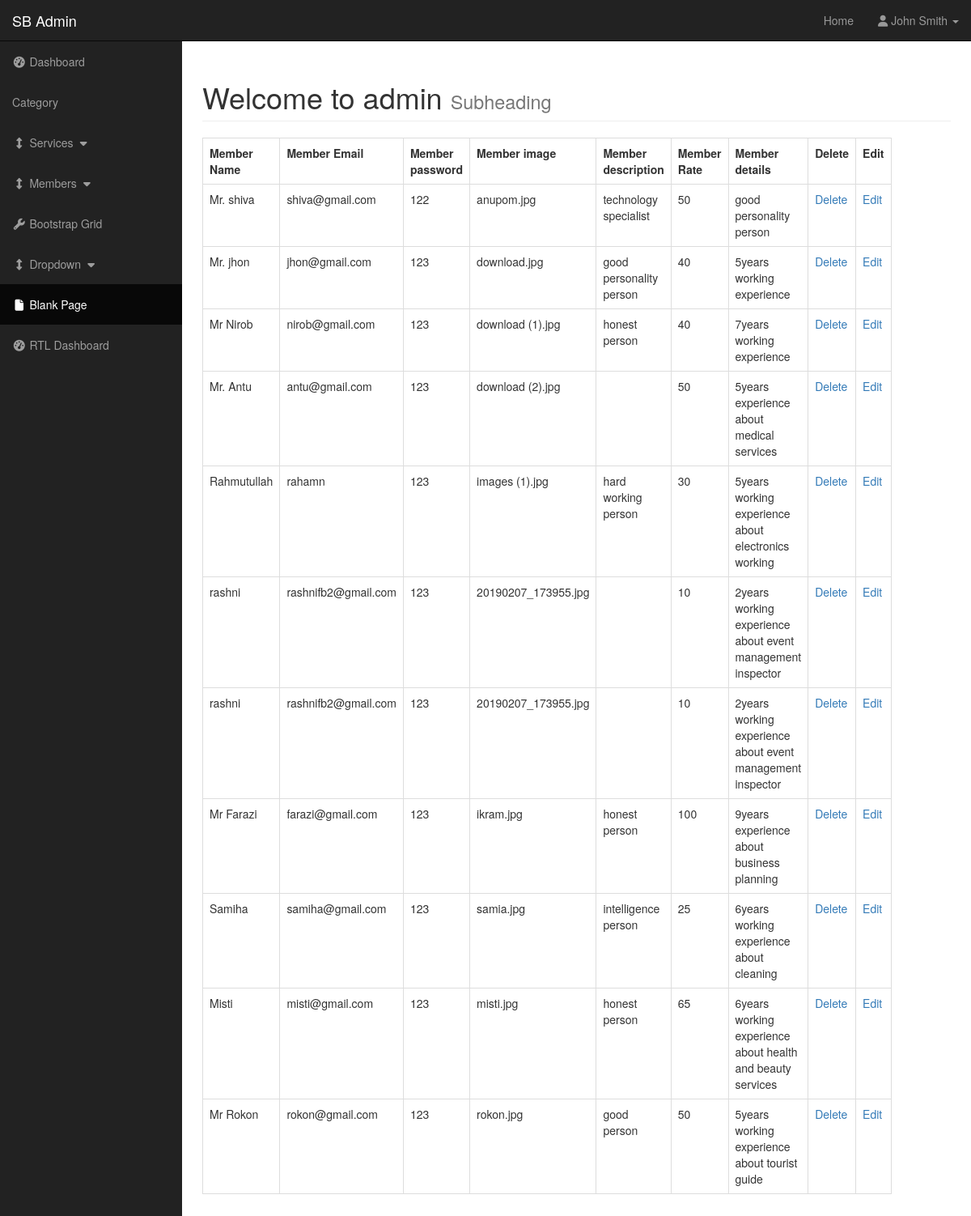
Screenshot of /admin/see_all_members.php with the database file from the repository.
### tables this page shows
CREATE TABLE `members` (
  `mem_id` int(11) NOT NULL,
  `mem_cat_id` int(11) NOT NULL,
  `mem_user_name` varchar(255) NOT NULL,
  `mem_email` varchar(255) NOT NULL,
  `mem_pass` varchar(255) NOT NULL,
  `mem_image` text NOT NULL,
  `mem_description` varchar(255) NOT NULL,
  `mem_rate` varchar(255) NOT NULL,
  `mem_details` text NOT NULL
);

### admin/see_all_members.php (the view, shortened to what this page needs)
<?php include "includes/header.php";?>
    <div id="wrapper">
        <nav class="navbar navbar-inverse navbar-fixed-top" role="navigation">
            <div class="navbar-header">
                <a class="navbar-brand" href="index.html">SB Admin</a>
            </div>
            <?php include "includes/navigation.php";?>
            <?php include "includes/sidebar.php";?>
        </nav>
        <div id="page-wrapper">
            <div class="container-fluid">
                <div class="row">
                    <div class="col-lg-12">
                        <h1 class="page-header">
                            Welcome to admin
                            <small>Subheading</small>
                        </h1>
                        <div class="my_table">
                                <div class="my_table">
                                <table class = "table table-bordered table-hover">
                                <tr>
                                    <th>Member Name</th>
                                    <th>Member Email</th>
                                    <th>Member password</th>
                                    <th>Member image</th>
                                    <th>Member description</th>
                                    <th>Member Rate</th>
                                    <th>Member details</th>
                                    <th>Delete</th>
                                    <th>Edit</th>
                                </tr>
                                <?php
                                    $mem_query = "SELECT * FROM members";
                                    $mem_query_result = mysqli_query($con,$mem_query);
                                    while($row = mysqli_fetch_assoc($mem_query_result)){
                                        $mem_id = $row['mem_id'];
                                        $member_name = $row['mem_user_name'];
                                        $member_email = $row['mem_email'];
                                        $member_pass = $row['mem_pass'];
                                        $member_image = $row['mem_image'];
                                        $member_description = $row['mem_description'];
                                        $member_rate = $row['mem_rate'];
                                        $member_details = $row['mem_details'];
                                   ?>
                                    <tr>
                                        <td> <?php echo "$member_name";?> </td>
                                        <td> <?php echo "$member_email";?> </td>
                                        <td> <?php echo "$member_pass";?> </td>
                                        <td> <?php echo "$member_image";?> </td>
                                        <td> <?php echo "$member_description";?> </td>
                                        <td> <?php echo "$member_rate";?> </td>
                                        <td> <?php echo "$member_details";?> </td>
                                        <td><?php echo "<a href = 'see_all_members.php?deletemember={$mem_id}'>Delete</a>"?></td>
                                        <td><?php echo "<a href = 'edit_member.php?editmember={$mem_id}'>Edit</a>"?></td>
                                    </tr>
                                <?php }?>
                            </table>
                                </div>
                        </div>
                    </div>
                </div>
            </div>
        </div>
    </div>
   <?php include "includes/futter.php";?>

### admin/includes/header.php (shortened to what this page needs)
<!DOCTYPE html>
<html lang="en">
<head>
    <link href="css/bootstrap.min.css" rel="stylesheet">
    <link href="css/sb-admin.css" rel="stylesheet">
    <link href="font-awesome/css/font-awesome.min.css" rel="stylesheet" type="text/css">
</head>
<body>

### admin/includes/navigation.php (shortened to what this page needs)
<ul class="nav navbar-right top-nav">
                <li><a href = "../">Home</a></li>
                <li class="dropdown">
                    <a href="#" class="dropdown-toggle" data-toggle="dropdown"><i class="fa fa-user"></i> John Smith <b class="caret"></b></a>
                </li>
</ul>

### admin/includes/sidebar.php (shortened to what this page needs)
<div class="collapse navbar-collapse navbar-ex1-collapse">
                <ul class="nav navbar-nav side-nav">
                    <li>
                        <a href="index.php"><i class="fa fa-fw fa-dashboard"></i> Dashboard</a>
                    </li>
                    <li>
                        <a href="./category.php">Category</a>
                    </li>
                    <li>
                        <a href="javascript:;" data-toggle="collapse" data-target="#demo"><i class="fa fa-fw fa-arrows-v"></i> Services <i class="fa fa-fw fa-caret-down"></i></a>
                    </li>
                    <li>
                        <a href="javascript:;" data-toggle="collapse" data-target="#members"><i class="fa fa-fw fa-arrows-v"></i> Members <i class="fa fa-fw fa-caret-down"></i></a>
                    </li>
                    <li>
                        <a href="bootstrap-grid.html"><i class="fa fa-fw fa-wrench"></i> Bootstrap Grid</a>
                    </li>
                    <li>
                        <a href="javascript:;" data-toggle="collapse" data-target="#demo"><i class="fa fa-fw fa-arrows-v"></i> Dropdown <i class="fa fa-fw fa-caret-down"></i></a>
                    </li>
                    <li class="active">
                        <a href="blank-page.html"><i class="fa fa-fw fa-file"></i> Blank Page</a>
                    </li>
                    <li>
                        <a href="index-rtl.html"><i class="fa fa-fw fa-dashboard"></i> RTL Dashboard</a>
                    </li>
                </ul>
            </div>

### admin/includes/futter.php (shortened to what this page needs)
</body>
</html>

### admin/css/sb-admin.css (style rules this page uses)
body { margin-top: 100px; background-color: #222; width: 100%; }
@media (min-width:768px) { body { margin-top: 50px; } }
#wrapper { padding-left: 0; }
#page-wrapper { width: 100%; padding: 0; background-color: #fff; }
@media (min-width:768px) { #wrapper { padding-left: 225px; } }
@media (min-width:768px) { #page-wrapper { padding: 10px; } }
.top-nav { padding: 0 15px; }
.top-nav>li { display: inline-block; float: left; }
.top-nav>li>a { padding-top: 15px; padding-bottom: 15px; line-height: 20px; color: #999; }
@media (min-width:768px) { .side-nav { position: fixed; top: 51px; left: 225px; width: 225px; margin-left: -225px; border: none; border-radius: 0; overflow-y: auto; background-color: #222; } }
@media (min-width:768px) { .side-nav>li>a { width: 225px; } }
.my_table table { width: 100%; }
.my_table { width: 400px; }

### rows the page displays
members: mem_user_name "Mr. shiva", mem_email "shiva@gmail.com", mem_pass "122", mem_image "anupom.jpg", mem_description "technology specialist", mem_rate "50", mem_details "good personality person"
members: mem_user_name "Mr. jhon", mem_email "jhon@gmail.com", mem_pass "123", mem_image "download.jpg", mem_description "good personality person", mem_rate "40", mem_details "5years working experience"
members: mem_user_name "Mr Nirob", mem_email "nirob@gmail.com", mem_pass "123", mem_image "download (1).jpg", mem_description "honest person", mem_rate "40", mem_details "7years working experience"
members: mem_user_name "Mr. Antu", mem_email "antu@gmail.com", mem_pass "123", mem_image "download (2).jpg", mem_rate "50", mem_details "5years experience about medical services"
members: mem_user_name "Rahmutullah", mem_email "rahamn", mem_pass "123", mem_image "images (1).jpg", mem_description "hard working person", mem_rate "30", mem_details "5years working experience about electronics working"
members: mem_user_name "rashni", mem_email "rashnifb2@gmail.com", mem_pass "123", mem_image "20190207_173955.jpg", mem_rate "10", mem_details "2years working experience about event management inspector"
members: mem_user_name "rashni", mem_email "rashnifb2@gmail.com", mem_pass "123", mem_image "20190207_173955.jpg", mem_rate "10", mem_details "2years working experience about event management inspector"
members: mem_user_name "Mr Farazi", mem_email "farazi@gmail.com", mem_pass "123", mem_image "ikram.jpg", mem_description "honest person", mem_rate "100", mem_details "9years experience about business planning"
members: mem_user_name "Samiha", mem_email "samiha@gmail.com", mem_pass "123", mem_image "samia.jpg", mem_description "intelligence person", mem_rate "25", mem_details "6years working experience about cleaning"
members: mem_user_name "Misti", mem_email "misti@gmail.com", mem_pass "123", mem_image "misti.jpg", mem_description "honest person", mem_rate "65", mem_details "6years working experience about health and beauty services"
members: mem_user_name "Mr Rokon", mem_email "rokon@gmail.com", mem_pass "123", mem_image "rokon.jpg", mem_description "good person", mem_rate "50", mem_details "5years working experience about tourist guide"
